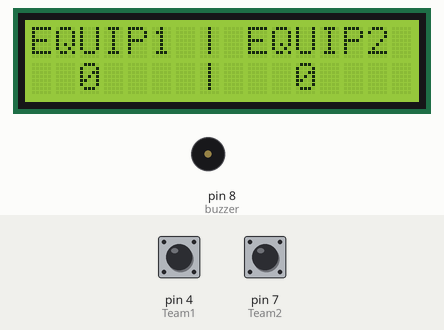
Bench run of a sketch on a simulated Arduino Uno, built with avr-gcc and run on an emulated ATmega328P. Parts: 16×2 character LCD, buzzer (waves = sounding). The inputs (shaded band) are chosen by the test bench; at power-on: pin 4 (Team1) HIGH, pin 7 (Team2) HIGH.

Above: at 3.3 s.
3.4 s: pin 4 (Team1) pulled LOW for 0.15 s
At 4.5 s:
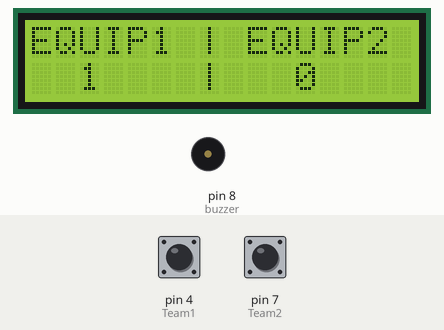
5.1 s: pin 7 (Team2) pulled LOW for 0.15 s
At 5.8 s:
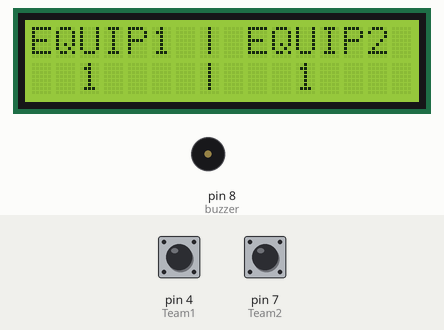
6.8 s: pin 4 (Team1) pulled LOW for 1 s
At 9.0 s:
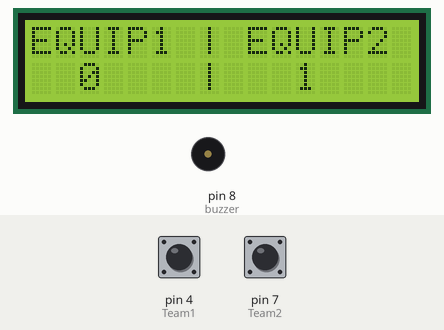
9.3 s: pin 7 (Team2) pulled LOW for 0.15 s
At 10.2 s:
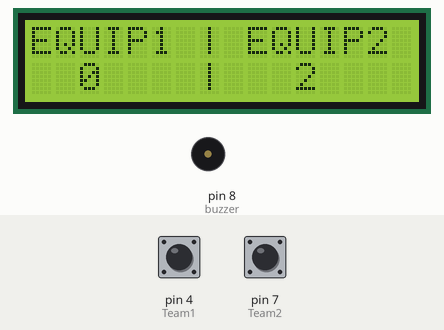
Timing chart, 0 to 12.0 s (numbered marks = the images above; inputs shaded):
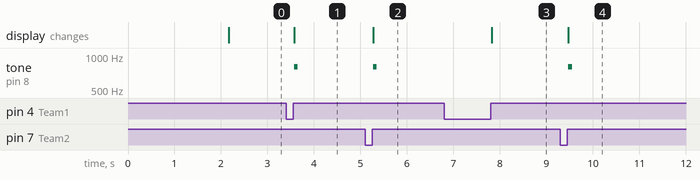

Measured:
- after the input at 3.4 s, tone on pin 8 (buzzer): silent → 800 Hz after 0.17 s, → silent 0.08 s later; the display: changes after 0.17 s (image 1)
- after the input at 5.1 s, tone on pin 8 (buzzer): silent → 800 Hz after 0.17 s, → silent 0.08 s later; the display: changes after 0.17 s (image 2)
- after the input at 6.8 s, the display: changes after 1.0 s (image 3)
- after the input at 9.3 s, tone on pin 8 (buzzer): silent → 800 Hz after 0.17 s, → silent 0.08 s later; the display: changes after 0.17 s (image 4)

The sketch:

Main.ino
```cpp
#include <LiquidCrystal_I2C.h>

//Configuración componentes
	//LCD
LiquidCrystal_I2C lcd(0x27,16,2); //16 letras, 2 filas
								 // 4 numeros 12 extra (Eq1, Eq2), "a" a mitad, etc.
	//LEDS
//const int ledTeam1 =3;
//const int ledTeam2 =4;
	//Buzzer
const int buzzer=8;
	//Pulsadores
const int Team1=4;
const int Team2=7;

//variables
int pointTeam1=0;
int pointTeam2=0;

// --- Variables para pulsación larga/corta ---
unsigned long pressTeam1 = 0;
unsigned long pressTeam2 = 0;

bool lastState1 = HIGH;
bool lastState2 = HIGH;

const unsigned long longPressTime = 800;  // 700 ms → pulsación larga

//Functions
void SumarTeam1(int);
void SumarTeam2(int);
void RestarTeam1(int);
void RestarTeam2(int);
void ControlTeam1();
void ControlTeam2();
void WritePoints(int, int);

void setup()
{

  pinMode(Team1, INPUT_PULLUP);
  pinMode(Team2, INPUT_PULLUP);
  pinMode(buzzer, OUTPUT);

  lcd.init();
  lcd.begin(16, 2);
  lcd.backlight();
  lcd.setCursor(0, 0);
  lcd.print("Empieza");
  lcd.setCursor(0, 1);
  lcd.print("el partido!");
  delay(2000);
  lcd.clear();  //ACORDAROS DE ESTA LINEA, SIRVE PARA LIMPIAR LA PANTALLA ANTES DE AÑADIR MÁS COSAS O NUEVAS
  WritePoints(pointTeam1, pointTeam2);
}

void loop()
{
 ControlTeam1();
 ControlTeam2();
}

void SumarTeam1(int pts){
  pointTeam1+=pts;
  WritePoints(pointTeam1, pointTeam2);
  tone(buzzer, 800, 80);
}

void RestarTeam1(int pts){
  if (pointTeam1 >= 1) pointTeam1-=pts;
  WritePoints(pointTeam1, pointTeam2);
}

void SumarTeam2(int pts){
  pointTeam2+=pts;
  WritePoints(pointTeam1, pointTeam2);
  tone(buzzer, 800, 80);
}

void RestarTeam2(int pts){
  if (pointTeam2 >= 1) pointTeam2-=pts;
  WritePoints(pointTeam1, pointTeam2);

}
void ControlTeam1(){
  //   LECTURA BOTÓN TEAM 1
  bool currentState1 = digitalRead(Team1);

  // Pulsar boton: (HIGH -> LOW)
  if (lastState1 == HIGH && currentState1 == LOW) {
    pressTeam1 = millis();
  }

  // Cuando se suelta (LOW -> HIGH)
  if (lastState1 == LOW && currentState1 == HIGH) {
    unsigned long duration = millis() - pressTeam1;
    if (duration >= longPressTime) {
      // PULSACIÓN LARGA TEAM 1
      if(pointTeam1<14) RestarTeam1(1);
      else RestarTeam1(2);
    } else {
      // PULSACIÓN CORTA TEAM 1
      if(pointTeam1<12) SumarTeam1(1);
	  else SumarTeam1(2);
    }
  }
  lastState1 = currentState1;

}

void ControlTeam2(){
 //   LECTURA BOTÓN TEAM 2

  bool currentState2 = digitalRead(Team2);

  if (lastState2 == HIGH && currentState2 == LOW) {
    pressTeam2 = millis();
  }

  if (lastState2 == LOW && currentState2 == HIGH) {
    unsigned long duration = millis() - pressTeam2;

    if (duration >= longPressTime) {
      //  PULSACIÓN LARGA TEAM 2
     if(pointTeam1<14) RestarTeam2(1);
      else RestarTeam2(2);
    } else {
      //  PULSACIÓN CORTA TEAM 2
     if(pointTeam1<12) SumarTeam2(1);
	  else SumarTeam2(2);
    }
  }

  lastState2 = currentState2;

}
void WritePoints(int pts1, int pts2){
 /* ESTO MUEVE EL CURSOR (CURSOR DONDE SE VA A ESCRIBIR)
	A X => HORIZONTAL de 0 a 15 (0 EL PRIMER CUADRADO, 15 EL ÚLTIMO CUADRADITO) Y => VERTTICAL 0 O 1*/
  lcd.setCursor(0, 0);
  lcd.print("EQUIP1 | EQUIP2");
  lcd.setCursor(2, 1);
  lcd.print(String(pointTeam1)); //Hay que añadir el string(variable) para que imprima
  lcd.setCursor(7, 1);
  lcd.print("|");
  lcd.setCursor(11, 1);
  lcd.print(String(pointTeam2));
} 
```
